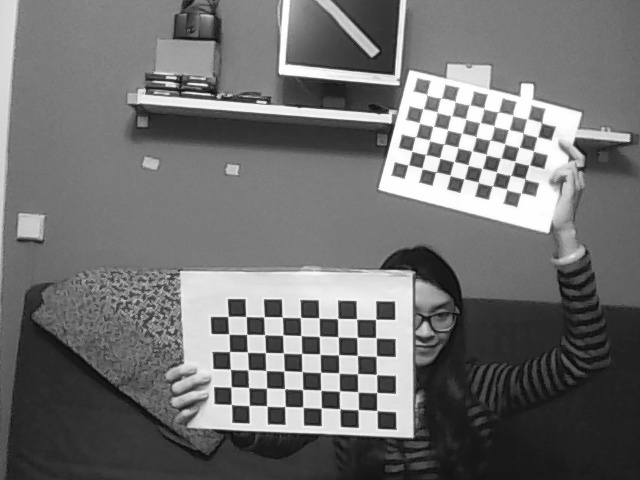
//> input picture Project1/stereo_image/left.jpg, 640 x 480 px
$ ./stereo_match   (built with g++ and OpenCV 4)
//> lines starting //> are read from the running program, lines starting //| are printed output that depends on the picture
/*
 *  stereo_match.cpp
 *  calibration
 *
 *  Created by Victor  Eruhimov on 1/18/10.
 *  Copyright 2010 Argus Corp. All rights reserved.
 *
 */

#include "opencv2/calib3d/calib3d.hpp"
#include "opencv2/imgproc.hpp"
#include "opencv2/imgcodecs.hpp"
#include "opencv2/highgui.hpp"
#include "opencv2/core/utility.hpp"

#include <stdio.h>

using namespace cv;

static void print_help()
{
    printf("\nDemo stereo matching converting L and R images into disparity and point clouds\n");
    printf("\nUsage: stereo_match <left_image> <right_image> [--algorithm=bm|sgbm|hh|sgbm3way] [--blocksize=<block_size>]\n"
           "[--max-disparity=<max_disparity>] [--scale=scale_factor>] [-i=<intrinsic_filename>] [-e=<extrinsic_filename>]\n"
           "[--no-display] [-o=<disparity_image>] [-p=<point_cloud_file>]\n");
}


static void saveXYZ(const char* filename, const Mat& mat)
{
    const double max_z = 1.0e4;
    FILE* fp = fopen(filename, "wt");
    for(int y = 0; y < mat.rows; y++)
    {
        for(int x = 0; x < mat.cols; x++)
        {
            Vec3f point = mat.at<Vec3f>(y, x);
            if(fabs(point[2] - max_z) < FLT_EPSILON || fabs(point[2]) > max_z) continue;
            fprintf(fp, "%f %f %f\n", point[0], point[1], point[2]);
        }
    }
    fclose(fp);
}

int main()
{
    std::string img1_filename = "stereo_image/left.jpg";
    std::string img2_filename = "stereo_image/right.jpg";
    std::string intrinsic_filename = "stereo_image/intrinsics.yml";
    std::string extrinsic_filename = "stereo_image/extrinsics.yml";
    std::string disparity_filename = "stereo_image/disparity_SGBM.png";
    std::string point_cloud_filename = "stereo_image/cloud_SGBM.asc";

    enum { STEREO_BM=0, STEREO_SGBM=1, STEREO_HH=2, STEREO_VAR=3, STEREO_3WAY=4 };
    int alg = STEREO_SGBM;
    int SADWindowSize, numberOfDisparities;
    bool no_display;
    float scale;

	Ptr<StereoBM> bm = StereoBM::create(16, 9);
	Ptr<StereoSGBM> sgbm = StereoSGBM::create(0, 16, 3);

    numberOfDisparities = 0;
    SADWindowSize = 0;
    scale = 1;
    no_display = 0;

    int color_mode = alg == STEREO_BM ? 0 : -1;
    Mat img1 = imread(img1_filename, color_mode);
//> img1 is the input picture: 480 rows x 640 cols, CV_8UC1; min 8, max 255, mean 112.6
    Mat img2 = imread(img2_filename, color_mode);
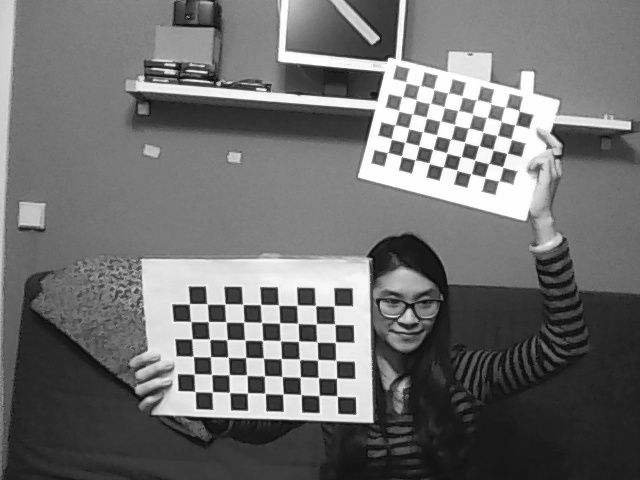
//> input picture Project1/stereo_image/right.jpg, 640 x 480 px
//> img2 is the input picture: 480 rows x 640 cols, CV_8UC1; min 9, max 255, mean 111.7

    if (img1.empty())
    {
        printf("Command-line parameter error: could not load the first input image file\n");
        return -1;
    }
    if (img2.empty())
    {
        printf("Command-line parameter error: could not load the second input image file\n");
        return -1;
    }

    if (scale != 1.f)
    {
        Mat temp1, temp2;
        int method = scale < 1 ? INTER_AREA : INTER_CUBIC;
        resize(img1, temp1, Size(), scale, scale, method);
        img1 = temp1;
        resize(img2, temp2, Size(), scale, scale, method);
        img2 = temp2;
    }

    Size img_size = img1.size();
//> img_size = Size(640, 480)

    Rect roi1, roi2;
    Mat Q;

    if( !intrinsic_filename.empty() )
    {
        // reading intrinsic parameters
        FileStorage fs(intrinsic_filename, FileStorage::READ);
        if(!fs.isOpened())
        {
            printf("Failed to open file %s\n", intrinsic_filename.c_str());
            return -1;
        }

        Mat M1, D1, M2, D2;
        fs["M1"] >> M1;
        fs["D1"] >> D1;
        fs["M2"] >> M2;
        fs["D2"] >> D2;

        M1 *= scale;
        M2 *= scale;

        fs.open(extrinsic_filename, FileStorage::READ);
        if(!fs.isOpened())
        {
            printf("Failed to open file %s\n", extrinsic_filename.c_str());
            return -1;
        }

        Mat R, T, R1, P1, R2, P2;
        fs["R"] >> R;
        fs["T"] >> T;

        stereoRectify( M1, D1, M2, D2, img_size, R, T, R1, R2, P1, P2, Q, CALIB_ZERO_DISPARITY, -1, img_size, &roi1, &roi2 );

        Mat map11, map12, map21, map22;
        initUndistortRectifyMap(M1, D1, R1, P1, img_size, CV_16SC2, map11, map12);
        initUndistortRectifyMap(M2, D2, R2, P2, img_size, CV_16SC2, map21, map22);

        Mat img1r, img2r;
        remap(img1, img1r, map11, map12, INTER_LINEAR);
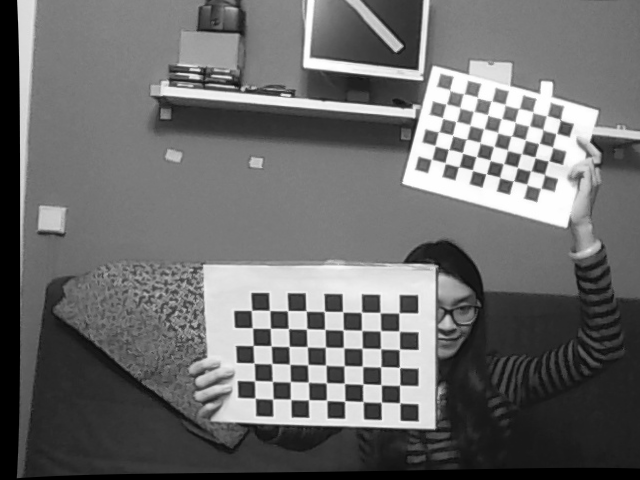
//> img1r: 480 rows x 640 cols, CV_8UC1; min 0, max 255, mean 108
        remap(img2, img2r, map21, map22, INTER_LINEAR);
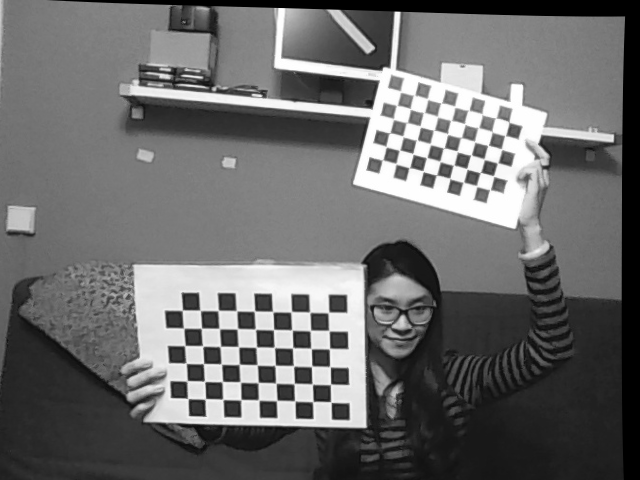
//> img2r: 480 rows x 640 cols, CV_8UC1; min 0, max 255, mean 106.9

        img1 = img1r;
        img2 = img2r;
    }

    numberOfDisparities = numberOfDisparities > 0 ? numberOfDisparities : ((img_size.width/8) + 15) & -16;
//> numberOfDisparities = 80

    bm->setROI1(roi1);
    bm->setROI2(roi2);
    bm->setPreFilterCap(31);
    bm->setBlockSize(SADWindowSize > 0 ? SADWindowSize : 9);
    bm->setMinDisparity(0);
    bm->setNumDisparities(numberOfDisparities);
    bm->setTextureThreshold(10);
    bm->setUniquenessRatio(15);
    bm->setSpeckleWindowSize(100);
    bm->setSpeckleRange(32);
    bm->setDisp12MaxDiff(1);

    sgbm->setPreFilterCap(63);
    int sgbmWinSize = SADWindowSize > 0 ? SADWindowSize : 3;
    sgbm->setBlockSize(sgbmWinSize);

    int cn = img1.channels();
//> cn = 1

    sgbm->setP1(8*cn*sgbmWinSize*sgbmWinSize);
    sgbm->setP2(32*cn*sgbmWinSize*sgbmWinSize);
    sgbm->setMinDisparity(0);
    sgbm->setNumDisparities(numberOfDisparities);
    sgbm->setUniquenessRatio(10);
    sgbm->setSpeckleWindowSize(100);
    sgbm->setSpeckleRange(32);
    sgbm->setDisp12MaxDiff(1);
    if(alg==STEREO_HH)
        sgbm->setMode(StereoSGBM::MODE_HH);
    else if(alg==STEREO_SGBM)
        sgbm->setMode(StereoSGBM::MODE_SGBM);
    else if(alg==STEREO_3WAY)
        sgbm->setMode(StereoSGBM::MODE_SGBM_3WAY);

    Mat disp, disp8;
    //Mat img1p, img2p, dispp;
    //copyMakeBorder(img1, img1p, 0, 0, numberOfDisparities, 0, IPL_BORDER_REPLICATE);
    //copyMakeBorder(img2, img2p, 0, 0, numberOfDisparities, 0, IPL_BORDER_REPLICATE);

    int64 t = getTickCount();
    if( alg == STEREO_BM )
        bm->compute(img1, img2, disp);
    else if( alg == STEREO_SGBM || alg == STEREO_HH || alg == STEREO_3WAY )
        sgbm->compute(img1, img2, disp);
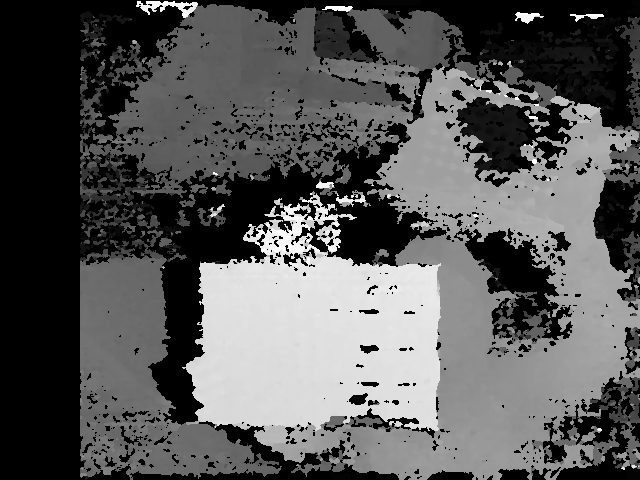
//> disp: 480 rows x 640 cols, CV_16SC1; min -16, max 1264, mean 425.2; drawn with min black and max white
    t = getTickCount() - t;
    printf("Time elapsed: %fms\n", t*1000/getTickFrequency());

    //disp = dispp.colRange(numberOfDisparities, img1p.cols);
    if( alg != STEREO_VAR )
        disp.convertTo(disp8, CV_8U, 255/(numberOfDisparities*16.));
    else
        disp.convertTo(disp8, CV_8U);
    if( !no_display )
    {
        namedWindow("left", 1);
        imshow("left", img1);
        namedWindow("right", 1);
        imshow("right", img2);
        namedWindow("disparity", 0);
        imshow("disparity", disp8);
/*		for (int i = 1; i < 480; i++) {
			for (int j = 1; j < 640; j++) {
				float dis = disp8.at<float>(i, j);
				printf("%d", dis);
				printf(" ");
			}
			printf("\n");
		}
		printf("\n");
		int rows = disp8.rows;
		int cols = disp8.cols;
		printf("%d", rows);
		printf("%d", cols);
		printf("\n"); */
        printf("press any key to continue...");
        fflush(stdout);
        waitKey();
        printf("\n");
    }

    if(!disparity_filename.empty())
        imwrite(disparity_filename, disp8);

    if(!point_cloud_filename.empty())
    {
        printf("storing the point cloud...");
        fflush(stdout);
        Mat xyz;
        reprojectImageTo3D(disp, xyz, Q, true);
//> xyz: 480 rows x 640 cols, CV_32FC3; 0.49% of the values are NaN or infinite; the others: min -102.3, max 10000, mean 1247
//> Q = [[1, 0, 0, -383.6], [0, 1, 0, -240.5], [0, 0, 0, 751.6], [0, 0, 0.27, 0]]
        saveXYZ(point_cloud_filename.c_str(), xyz);
        printf("\n");
    }

    return 0;
}
